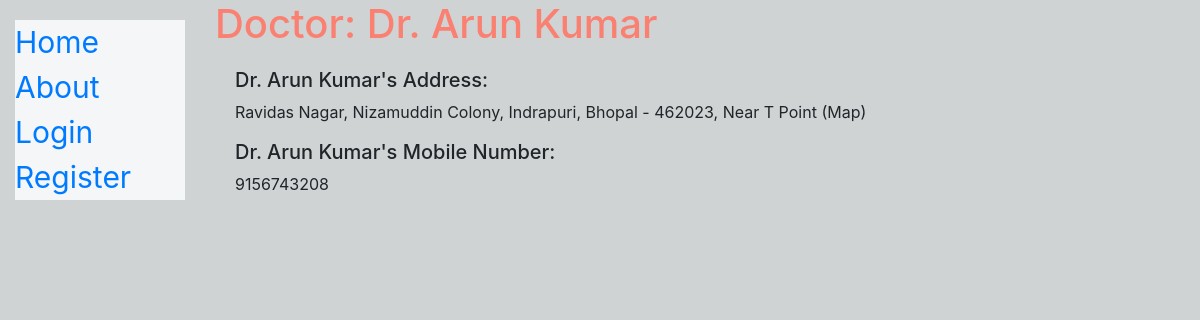
/catalog/doctor/1, run on the app's committed database.
### catalog/models.py (models this page shows, shortened)
class Doctor(models.Model):
    name = models.CharField(max_length=200)
    clinic_address = models.CharField(max_length=200)
    mobile_number = models.CharField(max_length=200)
    class Meta:
        ordering=['-name']

### catalog/views.py (the view)
# urls.py: path('doctor/<int:pk>', views.DoctorDetailView.as_view(), name='doctor-detail'),
class DoctorDetailView(generic.DetailView):
    model = Doctor

### catalog/templates/catalog/doctor_detail.html
{% extends "base_generic.html" %}
{% block content %}
  <h1 style="color: #FA8072;">Doctor: {{ doctor.name }}</h1>
<div style="margin-left:20px;margin-top:20px">
    <h5>{{ doctor.name }}'s Address:</h3>
    <p>{{doctor.clinic_address}}</p>
    <h5>{{ doctor.name }}'s Mobile Number:</h3>
    <p>{{doctor.mobile_number}}</p>
  </div>
{% endblock %}

### data on the page
Doctor: name "Dr. Arun Kumar", clinic_address "Ravidas Nagar, Nizamuddin Colony, Indrapuri, Bhopal - 462023, Near T Point (Map)", mobile_number "9156743208"
